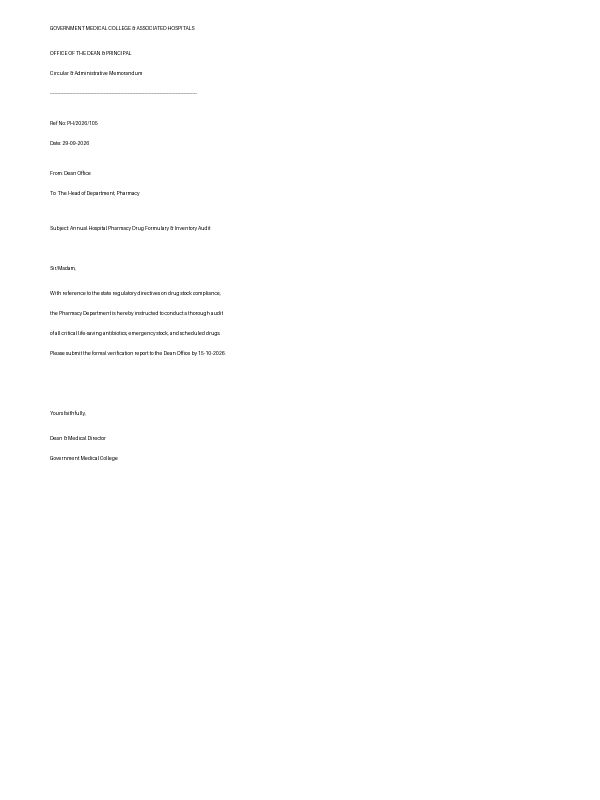
#> input picture test-samples/sample_pharmacy_letter.png, 1200 x 1600 px (shown at 1/2 size)
$ python -i preprocessing.py   (imports and definitions only)
#> lines starting #> are read from the running program, lines starting #| are printed output that depends on the picture; after the words box and inside, x2 and y2 are one past the last pixel; in counts of white or black regions, pixels touching at a corner belong together
#> further down, picture is the input picture: PIL image 1200x1600 RGB; min 1, max 255, mean 254
"""
Image Preprocessing Module for MedDean OCR Service.
Includes Grayscale, Denoising, Thresholding, and Deskewing.
"""

import cv2
import numpy as np
from PIL import Image
import io

def pil_to_cv2(image: Image.Image) -> np.ndarray:
    """Convert PIL Image to OpenCV BGR numpy array."""
    if image.mode != "RGB":
        image = image.convert("RGB")
    return cv2.cvtColor(np.array(image), cv2.COLOR_RGB2BGR)

def cv2_to_pil(cv_img: np.ndarray) -> Image.Image:
    """Convert OpenCV BGR or Grayscale image to PIL Image."""
    if len(cv_img.shape) == 2:
        return Image.fromarray(cv_img)
    return Image.fromarray(cv2.cvtColor(cv_img, cv2.COLOR_BGR2RGB))

def convert_to_grayscale(img: np.ndarray) -> np.ndarray:
    """Convert OpenCV image to Grayscale if not already."""
    if len(img.shape) == 2:
        return img
    return cv2.cvtColor(img, cv2.COLOR_BGR2GRAY)

def denoise_image(gray: np.ndarray) -> np.ndarray:
    """Apply bilateral and median filtering to remove scanner/camera noise."""
    # Bilateral filter preserves sharp edges while smoothing flat regions
    denoised = cv2.bilateralFilter(gray, d=9, sigmaColor=75, sigmaSpace=75)
    return denoised

def apply_threshold(gray: np.ndarray, method: str = "otsu") -> np.ndarray:
    """Apply thresholding to generate crisp high-contrast binarized text."""
    if method == "adaptive":
        return cv2.adaptiveThreshold(
            gray, 255, cv2.ADAPTIVE_THRESH_GAUSSIAN_C, cv2.THRESH_BINARY, 15, 8
        )
    else:
        # Otsu's binarization automatically calculates threshold
        _, thresh = cv2.threshold(gray, 0, 255, cv2.THRESH_BINARY + cv2.THRESH_OTSU)
        return thresh

def deskew_image(gray: np.ndarray) -> np.ndarray:
    """Detect text orientation angle and deskew document."""
    try:
        # Invert colors so text is foreground
        inv = cv2.bitwise_not(gray)
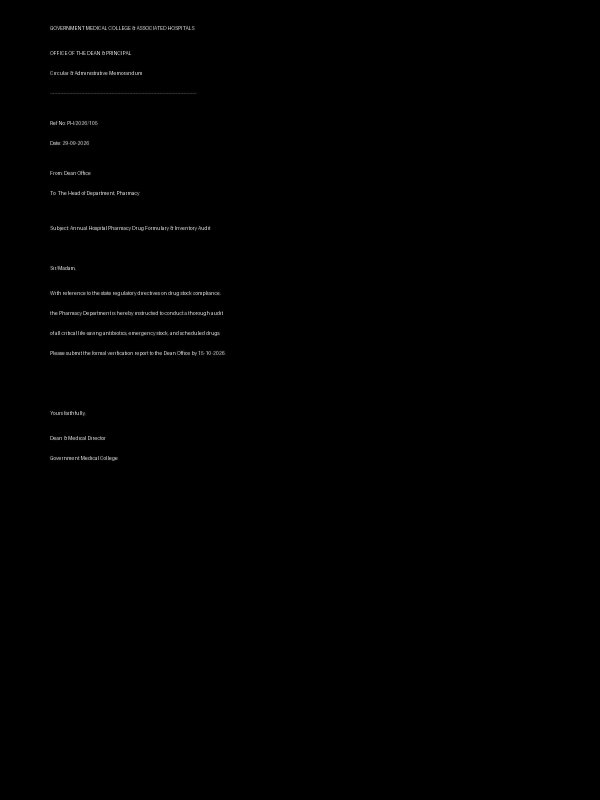
#> inv: shape (1600, 1200) (shown at 1/2 size); min 0, max 239, mean 0.9
        coords = np.column_stack(np.where(inv > 0))
#> coords = 42685 pairs, first value 48 to 925, second value 96 to 452
        if len(coords) < 50:
            return gray

        angle = cv2.minAreaRect(coords)[-1]
#> angle = -90
        if angle < -45:
            angle = -(90 + angle)
#> angle = 0
        elif angle > 45:
            angle = 90 - angle
        else:
            angle = -angle

        # Only deskew if tilt is reasonable (between 0.5 and 20 degrees)
        if 0.5 < abs(angle) < 20.0:
            (h, w) = gray.shape[:2]
            center = (w // 2, h // 2)
            M = cv2.getRotationMatrix2D(center, angle, 1.0)
            rotated = cv2.warpAffine(
                gray, M, (w, h), flags=cv2.INTER_CUBIC, borderMode=cv2.BORDER_REPLICATE
            )
            return rotated
    except Exception:
        pass
    return gray

def preprocess_for_ocr(image: Image.Image) -> Image.Image:
    """Complete preprocessing pipeline for OCR recognition."""
    cv_img = pil_to_cv2(image)
    gray = convert_to_grayscale(cv_img)
    denoised = denoise_image(gray)
    deskewed = deskew_image(denoised)
    thresholded = apply_threshold(deskewed, method="otsu")
#> in apply_threshold, `_, thresh = cv2.threshold(gray, 0, 255, cv2.THRESH_BINARY + cv2.THRESH..`: thresh: shape (1600, 1200); 99.6% white; black in thin lines or dots, all inside (x1, y1, x2, y2) = (100, 52, 451, 922)
    return cv2_to_pil(thresholded)

>>> from PIL import Image
>>> picture = Image.open('../test-samples/sample_pharmacy_letter.png')
>>> result = preprocess_for_ocr(picture)
